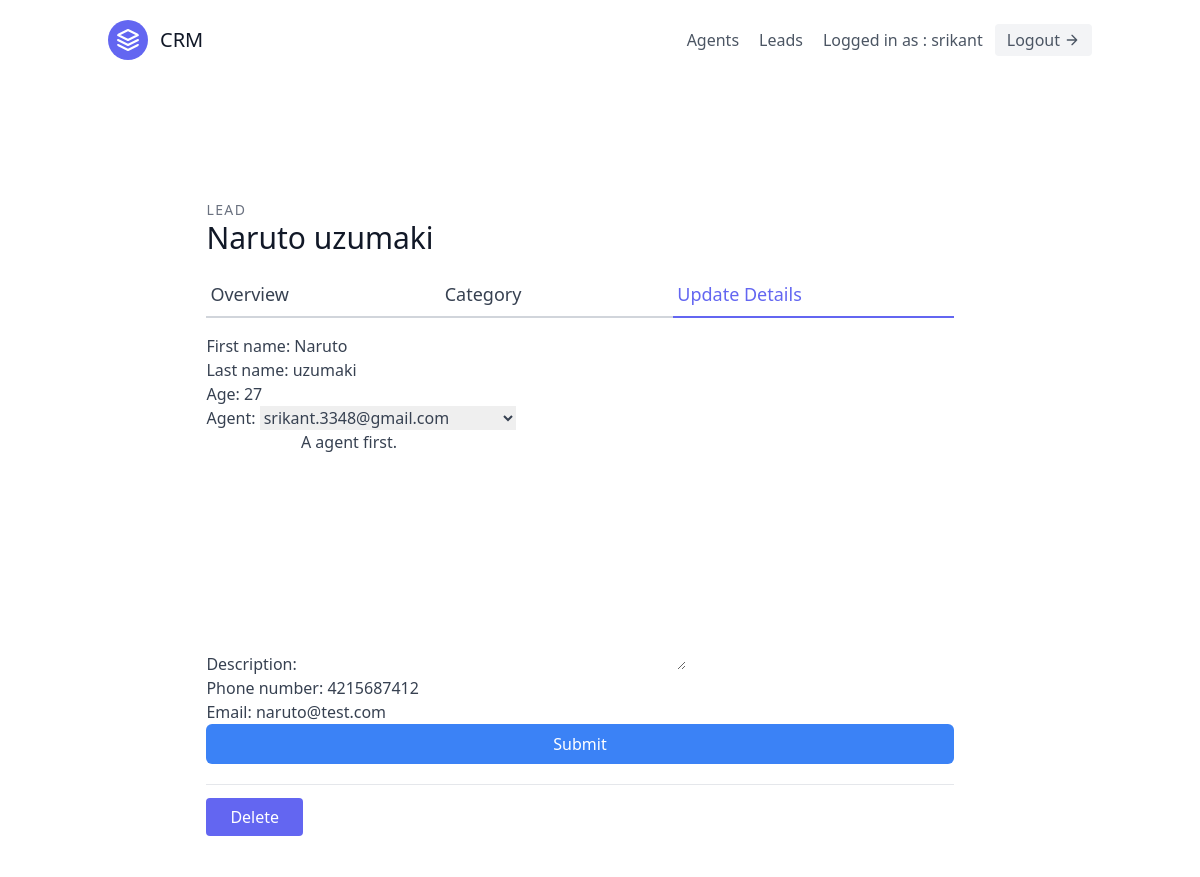
The page /leads/1/update/ (signed in) on the database its author committed.
### leads/models.py (models this page shows, shortened)
class User(AbstractUser):
    is_organisor = models.BooleanField(default=True)
    is_agent = models.BooleanField(default=False)

class Lead(models.Model):
    first_name = models.CharField(max_length=20)
    last_name = models.CharField(max_length=20)
    age = models.IntegerField(default=0)
    organisation = models.ForeignKey(UserProfile, on_delete=models.CASCADE)
    agent = models.ForeignKey("Agent", null=True, blank=True, on_delete=models.SET_NULL)
    category = models.ForeignKey("Category", related_name="leads", null=True, blank=True, on_delete=models.SET_NULL)
    description = models.TextField()
    date_added = models.DateTimeField(auto_now_add=True)
    phone_number = models.CharField(max_length=20)
    email = models.EmailField()

### leads/views.py (the view, shortened to what this page needs)
# urls.py: path('<int:pk>/update/', LeadUpdateView.as_view(), name='lead-update'),
class LeadUpdateView(OrganisorAndLoginRequiredMixin ,generic.UpdateView):
    template_name = "leads/lead_update.html"
    form_class  = LeadModelForm
    def get_queryset(self):
        user = self.request.user
        return Lead.objects.filter(organisation=user.userprofile)

### leads/forms.py
class LeadModelForm(forms.ModelForm):
    class Meta:
        model = Lead
        fields = (
            'first_name',
            'last_name',
            'age',
            'agent',
            'description',
            'phone_number',
            'email',
            )

### agents/mixins.py (called while the page is built)
    def dispatch(self, request, *args, **kwargs):
        if not request.user.is_authenticated or not request.user.is_organisor:
            return redirect("leads:lead-list")
        return super().dispatch(request, *args, **kwargs)

### leads/models.py (called while the page is built)
    def __str__(self):
        return self.user.email

### leads/templates/leads/lead_update.html (shortened to what this page needs)
{% extends "base.html" %}
{% load tailwind_filters %}
{% block content %}
<section class="text-gray-700 body-font overflow-hidden">
    <div class="container px-5 py-24 mx-auto">
      <div class="lg:w-4/5 mx-auto flex flex-wrap">
        <div class="w-full lg:pr-10 lg:py-6 mb-6 lg:mb-0">
            <h2 class="text-sm title-font text-gray-500 tracking-widest">LEAD</h2>
            <h1 class="text-gray-900 text-3xl title-font font-medium mb-4">{{ lead.first_name }} {{ lead.last_name }}</h1>
            <div class="flex mb-4">
                <a href="{% url 'leads:lead-detail' lead.pk %}" class="flex-grow border-b-2 border-gray-300 py-2 text-lg px-1">
                    Overview
                </a>
                <a href="{% url 'leads:lead-category-update' lead.pk %}" class="flex-grow border-b-2 border-gray-300 py-2 text-lg px-1">
                    Category
                </a>
                <a href="{% url 'leads:lead-update' lead.pk %}" class="flex-grow text-indigo-500 border-b-2 border-indigo-500 py-2 text-lg px-1">
                    Update Details
                </a>
            </div>
            <form method="post" enctype="multipart/form-data">
                {{ form|crispy }}
                <button type="submit" class="w-full text-white bg-blue-500 hover:bg-blue-600 px-3 py-2 rounded-md">Submit</button>
            </form>
            <div class="mt-5 py-5 border-t border-gray-200">
                <a href="{% url 'leads:lead-delete' lead.pk %}" class="w-1/2 mt-3 text-white bg-indigo-500 border-0 py-2 px-6 focus:outline-none hover:bg-indigo-600 rounded">
                    Delete
                </a>
            </div>
        </div>
      </div>
    </div>
  </section>
{% endblock content %}

### templates/navbar.html (shortened to what this page needs)
<header class="text-gray-600 body-font">
    <div class="container mx-auto flex flex-wrap p-5 flex-col md:flex-row items-center">
      <a class="flex title-font font-medium items-center text-gray-900 mb-4 md:mb-0">
        <svg xmlns="http://www.w3.org/2000/svg" fill="none" stroke="currentColor" stroke-linecap="round" stroke-linejoin="round" stroke-width="2" class="w-10 h-10 text-white p-2 bg-indigo-500 rounded-full" viewBox="0 0 24 24">
          <path d="M12 2L2 7l10 5 10-5-10-5zM2 17l10 5 10-5M2 12l10 5 10-5"></path>
        </svg>
        <span class="ml-3 text-xl">CRM</span>
      </a>
      <nav class="md:ml-auto flex flex-wrap items-center text-base justify-center">
        {% if not request.user.is_authenticated %}
          <a href = "{% url 'signup' %}" class="mr-5 hover:text-gray-900">Signup</a>
        {%else%}
          {% if request.user.is_organisor %}
            <a href = "{% url 'agents:agent-list'%}" class="mr-5 hover:text-gray-900">Agents</a>
          {% endif %}
          <a href = "{% url 'leads:lead-list'%}" class="mr-5 hover:text-gray-900">Leads</a>
        {% endif %}
      </nav>
      {% if request.user.is_authenticated %}
          Logged in as : {{ request.user.username}}
          <a href= "{% url 'logout' %}" class="ml-3 inline-flex items-center bg-gray-100 border-0 py-1 px-3 focus:outline-none hover:bg-gray-200 rounded text-base mt-4 md:mt-0">Logout
            <svg fill="none" stroke="currentColor" stroke-linecap="round" stroke-linejoin="round" stroke-width="2" class="w-4 h-4 ml-1" viewBox="0 0 24 24">
              <path d="M5 12h14M12 5l7 7-7 7"></path>
            </svg>
          </a>
      {% endif %}
    </div>
  </header>

### rows shown on the page
User: user.username "srikant", email "naruto@test.com"
Lead: first_name "Naruto", last_name "uzumaki", age "27", agent "srikant.3348@gmail.com", description "A agent first.", phone_number "4215687412"
